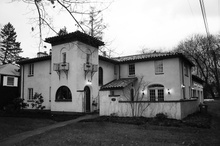
%> input picture Linear Filter Applications/House Dec 2004 gs.jpg, 220 x 146 px, shrunk from 1760 x 1168 before the run
$ octave imupsampled.m   (GNU Octave 9; MATLAB toolbox functions it lacks are replaced by stand-ins)
%> lines starting %> are read from the running program, lines starting %| are printed output that depends on the picture
%upsampling of photos% open grayscale jpeg image

IM = imread('House Dec 2004 gs.jpg');
%> IM is the input picture: size 146x220 uint8; min 0, max 255, mean 125.2

info = imfinfo('House Dec 2004 gs.jpg');

% NxN pixilation
[nr, nc]=size(IM);
%> nr = 146; nc = 220
% [5 lines of commented-out code are left out]

nx1=1;
nx2=nr;
%> nx2 = 146
ny1=1;
ny2=nc;
%> ny2 = 220

figure(1);
imshow(IM(nx1:nx2,ny1:ny2));
colormap(gray);
title('Original');

N=8;
nrdeci=fix(nr/N);
%> nrdeci = 18
ncdeci=fix(nc/N);
%> ncdeci = 27

nx1p=fix(nx1/N);    % for pixelated zoom in
if nx1p < 1
    nx1p=1;
end;
nx2p=fix(nx2/N);
%> nx2p = 18
ny1p=fix(ny1/N);
if ny1p < 1
    ny1p=1;
end;
ny2p=fix(ny2/N);
%> ny2p = 27

Hpix=(1/(N*N)).*ones([N,N]);
IMpix=zeros([nrdeci,ncdeci]);
scl=1/N^2;

IMzp=zeros(size(IM));   % this image will be oversampled N:1 of IMpix
for i=1:nrdeci
    for j=1:ncdeci
        sum=0;
        for ii=1:N
            for jj=1:N
                sum=sum+single(IM((i-1)*N+ii,(j-1)*N+jj));
            end;
        end;
        IMpix(i,j)=uint8(scl*sum); % do the math with precision, then 8-bit
        IMzp(N*i,N*j)=IMpix(i,j);
    end;
end;
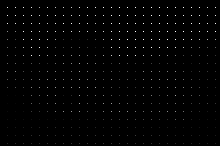
%> IMzp: size 146x220 double; min 0, max 255, mean 1.9

% upsampling filters
F0=ones([8, 8]);            % 0th order
F1=conv2(F0,F0,'full');     % 1st order
F3=conv2(F1,F1,'full');     % 3rd order
F7=conv2(F3,F3,'full');     % 7th order

F0=F0./max(max(F0));
F1=F1./max(max(F1));
F3=F3./max(max(F3));
F7=F7./max(max(F7));

figure(2);
subplot(2,2,1),surf(F0);
colormap(white);
title('0th order');
subplot(2,2,2),surf(F1);
colormap(white);
title('1st order');
subplot(2,2,3),surf(F3);
colormap(white);
title('3rd order');
subplot(2,2,4),surf(F7);
colormap(white);
title('7th order');
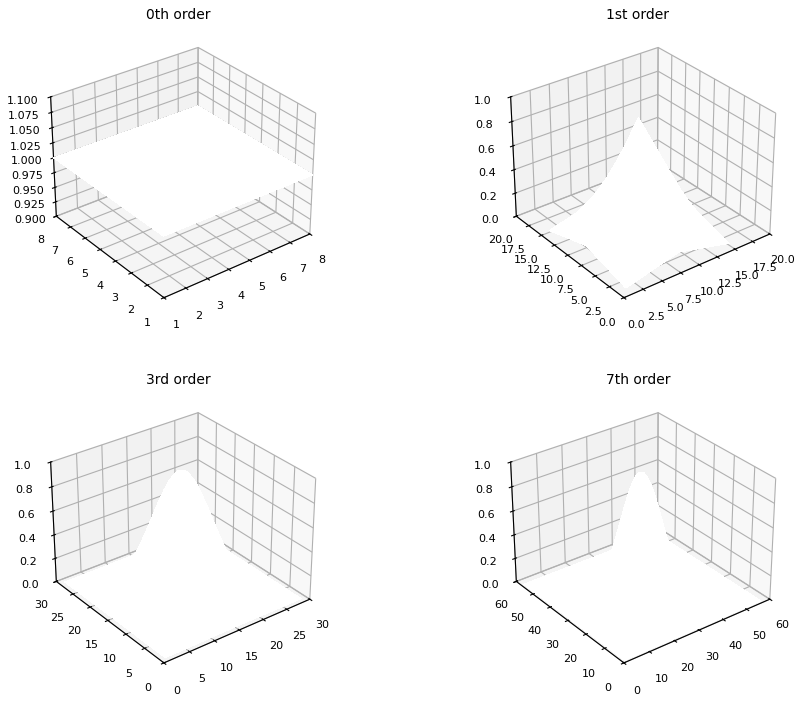
%> figure redrawn from the program's plot data, 4 panels


figure(3);
IM0=filter2(F0,IMzp);
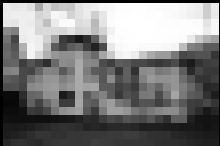
%> IM0: size 146x220 double; min 0, max 255, mean 122.6
subplot(2,2,1),imagesc(IM0(nx1:nx2,ny1:ny2));
axis off;
colormap(gray);
title('0th order');

IM1=filter2(F1,IMzp);
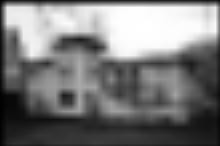
%> IM1: size 146x220 double; min 1, max 255, mean 122
subplot(2,2,2),imagesc(IM1(nx1:nx2,ny1:ny2));
axis off;
colormap(gray);
title('1st order');

IM3=filter2(F3,IMzp);
subplot(2,2,3),imagesc(IM3(nx1:nx2,ny1:ny2));
axis off;
colormap(gray);
title('3rd order');

IM7=filter2(F7,IMzp);
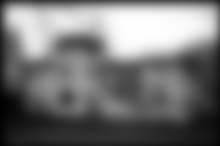
%> IM7: size 146x220 double; min 14.42, max 1092.9, mean 509.7; drawn with min black and max white
subplot(2,2,4),imagesc(IM7(nx1:nx2,ny1:ny2));
axis off;
colormap(gray);
title('7th order');

% OK try sharpening the updampled image
Hunsharp=fspecial('unsharp');
IMsharp=filter2(Hunsharp,IM3);
figure(4);
%image(IMupsharp(nx1:nx2,ny1:ny2));
imagesc(IMsharp);
axis off;
colormap(gray);
title('3rd order unsharp');

Hlap=fspecial('laplacian');
IMlap=filter2(Hlap,IM7);
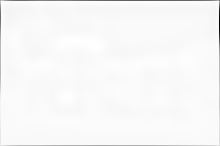
%> IMlap: size 146x220 double; min -447.6, max 7.9, mean -4.37; drawn with min black and max white
IMlap=IM7-80.*IMlap;
figure(5);
%image(IMupsharp(nx1:nx2,ny1:ny2));
image(.07.*IMlap);
axis off;
colormap(gray);
title('7th order minus 80*LaPlacian');
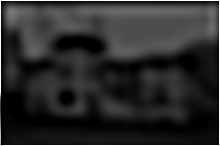
%> displayed picture: size 146x220x3, on the screen's scale of 0 to 255; min 0, max 255, mean 43.5
